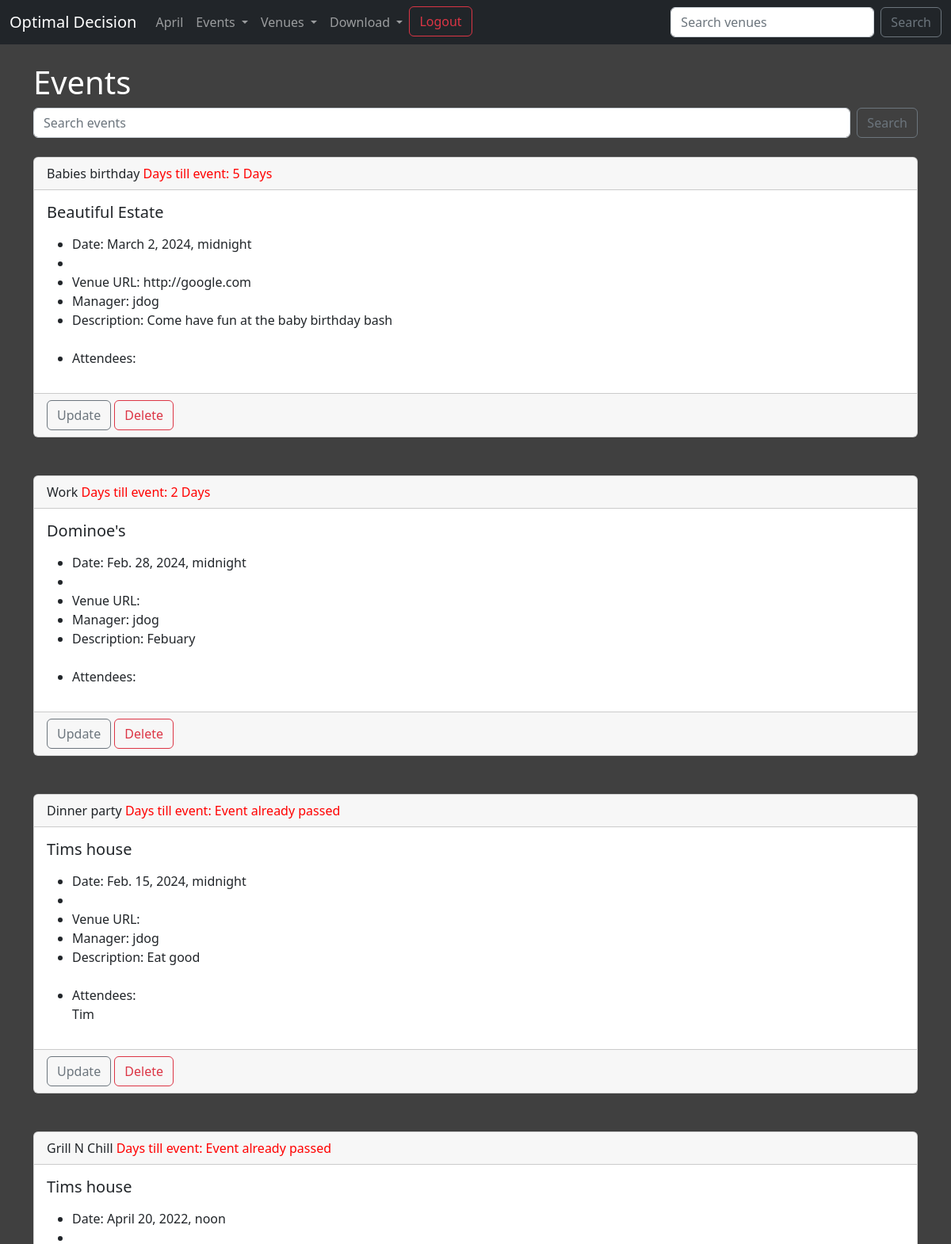
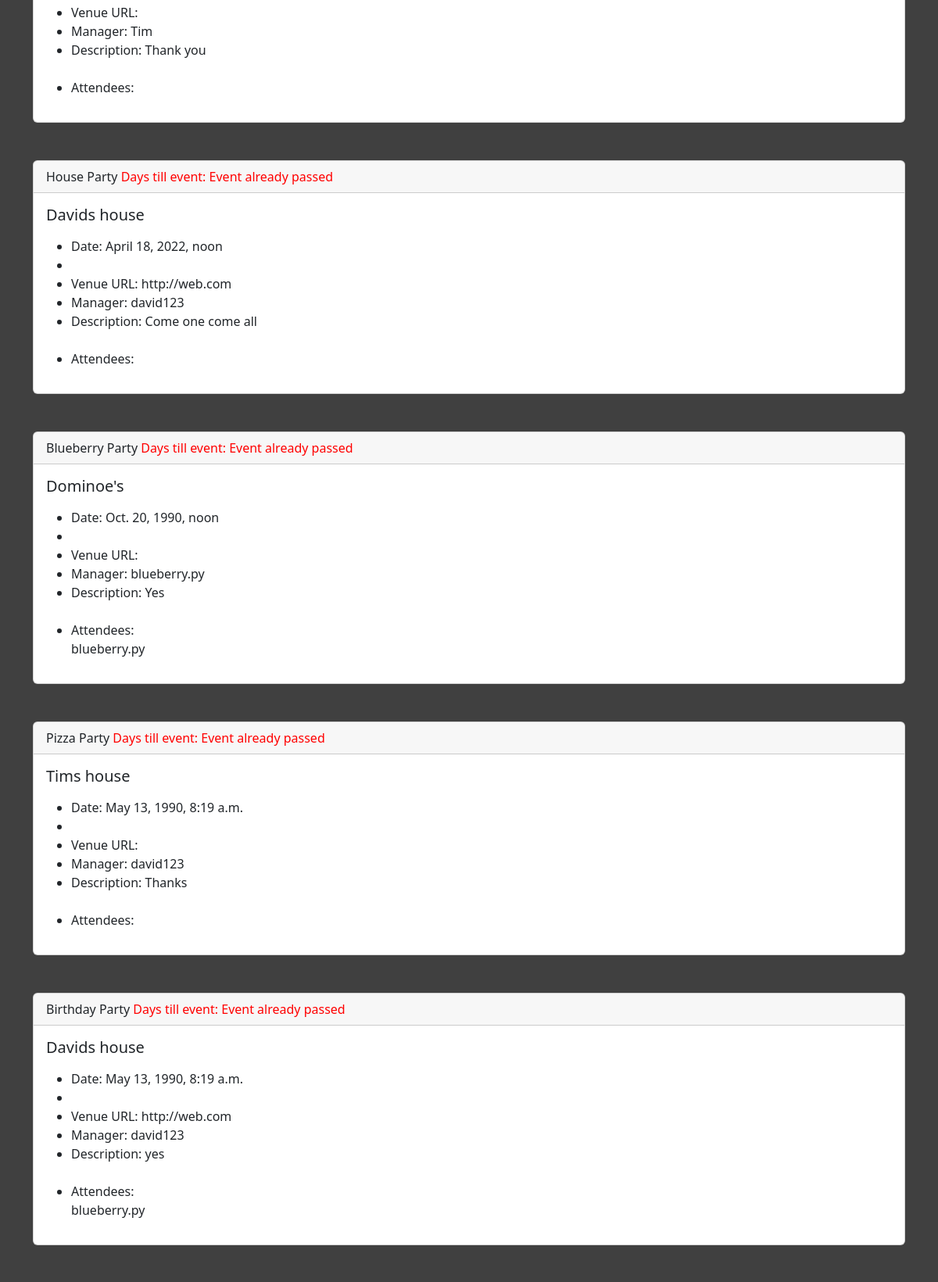
Page /events/ (signed in, upper part) on the committed database (2 pictures, top to bottom).
### events/models.py (models this page shows)
class Event(models.Model):
    name = models.CharField('Event Name', max_length=120)
    event_date = models.DateTimeField('Event Date')
    venue = models.ForeignKey(Venue, blank=True, null=True, on_delete=models.CASCADE)
    manager = models.ForeignKey(User, related_name='manager', blank=True, null=True, on_delete=models.SET_NULL)
    description = models.TextField(blank=True)
    attendees = models.ManyToManyField(User, related_name='attendee', blank=True)
    def __str__(self):
        return self.name
    @property
    def days_till(self):
        today = date.today()
        days_till = self.event_date.date() - today
        days_till_stripped = str(days_till).strip(',')[0]
        if self.event_date.date() < today:
            return 'Event already passed'
        else:
            return f'{days_till_stripped} Days'

class Venue(models.Model):
    name = models.CharField('Event Name', max_length=120)
    address = models.CharField('Address', max_length=300)
    zip_code = models.CharField('Zip Code', max_length=10)
    phone = models.CharField('Contact Phone', blank=True, max_length=25)
    web = models.URLField('Website Address', blank=True)
    email_address = models.EmailField('Email Address', blank=True)
    owner = models.IntegerField('Venue Owner', blank=False, default=1)
    venue_image = models.ImageField(blank=True, null=True, upload_to='images/')
    def __str__(self):
        return self.name

### events/views.py (the view)
# urls.py: path('events/', views.all_events, name='events_list'),
def all_events(request):
    event_list = Event.objects.all().order_by('-event_date')
    return render(request, 'events/events_list.html',
            {'event_list': event_list})

### events/templates/events/events_list.html (shortened to what this page needs)
{% extends 'events/base.html' %}
{% block content %}
<h1>Events</h1>
<form class="d-flex" method='POST' role="search" action='{% url "search_events" %}'>
<input class="form-control me-2" type="search" placeholder="Search events" aria-label="Search" name="searched">
<button class="btn btn-outline-secondary" type="submit">Search</button>
</form>
<br/>
{% for event in event_list %}
<div class="card">
  <div class="card-header">
      <span>{{ event }} <span class='ms-auto' style='color: red;'>Days till event: {{event.days_till }}</span></span>
  </div>
  <div class="card-body">
    <h5 class="card-title">{{ event.venue }}</h5>
    <p class="card-text">
        <ul>
            <li>Date: {{ event.event_date }} </li>
            <li></li>
            <li>Venue URL: {{ event.venue.web }} </li>
            <li> Manager: {{ event.manager }} </li>
            <li>Description: {{ event.description }} </li>
            <br/>
            <li>Attendees:</li>
            {% for attendee in event.attendees.all %}
            {{ attendee }}<br/>
            {% endfor %}
        </ul>
    </p>
  </div>
  {% if user.is_authenticated %}
  {% if user == event.manager %}
    <div class='card-footer text-muted'>
        <a  href='{% url "update_event" event.id %}' class='btn btn-outline-secondary'>Update</a>
        <a  href='{% url "delete_event" event.id %}' class='btn btn-outline-danger'>Delete</a>
    </div>
{% endif %}
{% endif %}
</div>
<br/>
<br/>
{% endfor %}
{% endblock content %}

### events/templates/events/base.html (style rules this page uses)
body { background: #404040; }
h1, h2, h3, p, a tr, th, td { color: white; }

### rows in the picture
Event: name "Babies birthday", days_till "5 Days", venue "Beautiful Estate", event_date "March 2, 2024, midnight", venue.web "http://google.com", manager "jdog", description "Come have fun at the baby birthday bash", shows "Update"
Event: name "Work", days_till "2 Days", venue "Dominoe's", event_date "Feb. 28, 2024, midnight", manager "jdog", description "Febuary", shows "Update"
Event: name "Dinner party", days_till "Event already passed", venue "Tims house", event_date "Feb. 15, 2024, midnight", manager "jdog", description "Eat good", shows "Update"
Event: name "Grill N Chill", days_till "Event already passed", venue "Tims house", event_date "April 20, 2022, noon", manager "Tim", description "Thank you"
Event: name "House Party", days_till "Event already passed", venue "Davids house", event_date "April 18, 2022, noon", venue.web "http://web.com", manager "david123", description "Come one come all"
Event: name "Blueberry Party", days_till "Event already passed", venue "Dominoe's", event_date "Oct. 20, 1990, noon", manager "blueberry.py", description "Yes"
Event: name "Pizza Party", days_till "Event already passed", venue "Tims house", event_date "May 13, 1990, 8:19 a.m.", manager "david123", description "Thanks"
Event: name "Birthday Party", days_till "Event already passed", venue "Davids house", event_date "May 13, 1990, 8:19 a.m.", venue.web "http://web.com", manager "david123", description "yes"

### other values in the picture
{{ attendee }} "Tim"
{{ attendee }} "blueberry.py"
